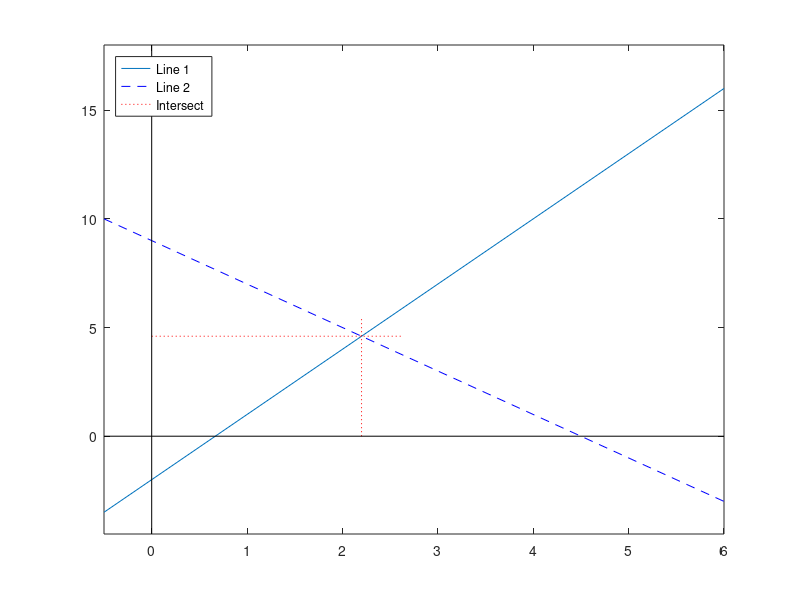

MATLAB code for this plot:
% Listing 12.05 Plotting line intersections
% equations are y = m1 x + c1
% y = m2 x + c2
% in matrix form:
% [ -m1 1; * [xp; = [c1
% -m2 1 ] yp] c2]
ax = [-0.5 6]; ay = [-4.5 18];
% plot the two lines
m1 = 3; c1 = -2;
y1 = m1*ax + c1;
m2 = -2; c2 = 9;
y2 = m2*ax + c2;
plot(ax, y1)
hold on
plot(ax, y2, 'b--')
% solve for the intersection point
A = [-m1 1; -m2 1];
c = [c1; c2];
P = A\c;
% draw intersection identification lines
ix = P(1); iy = P(2);
plot([ix ix], [0 iy*1.2], 'r:')
plot([0 ix*1.2],[iy iy], 'r:')
% draw the axes
plot(ax, [0 0], 'k');
axis([ax ay])
plot([0 0], ay, 'k');
legend({'Line 1','Line 2','Intersect'}, ...
        'Location','NorthWest' )
